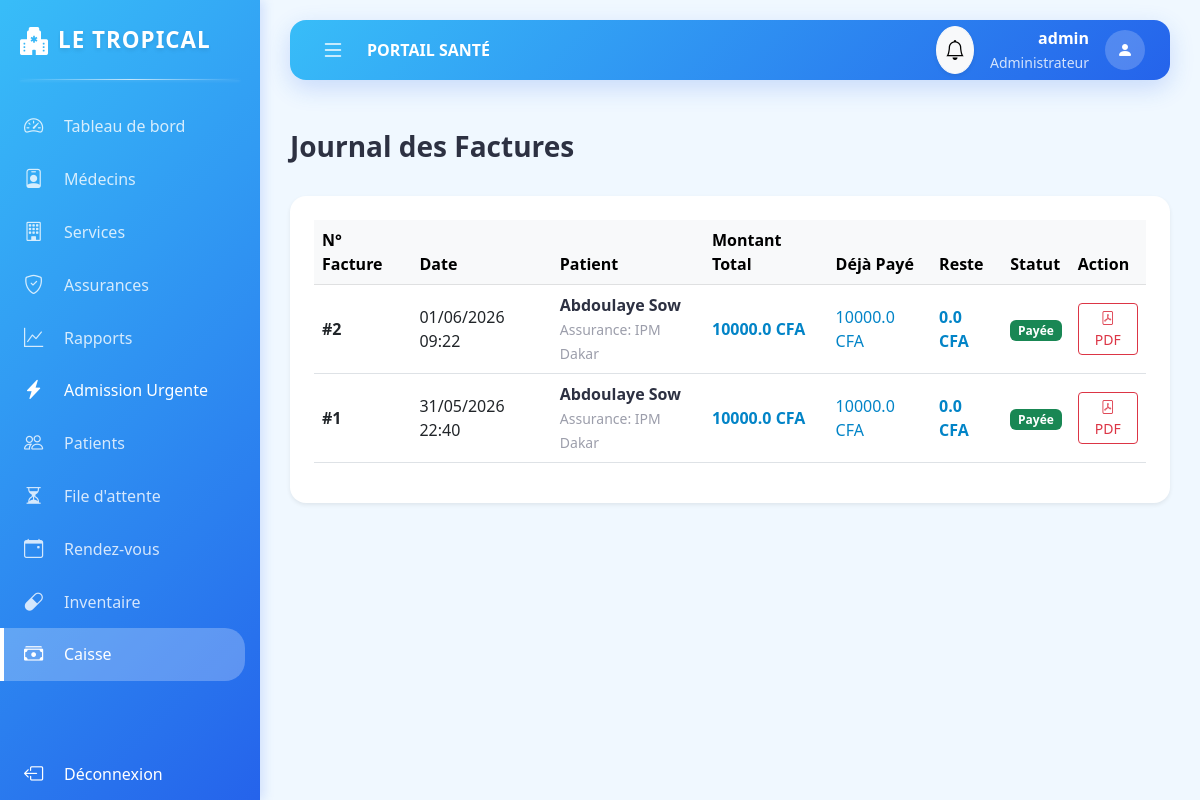
Before: /caisse/factures (signed in) with the older database file.
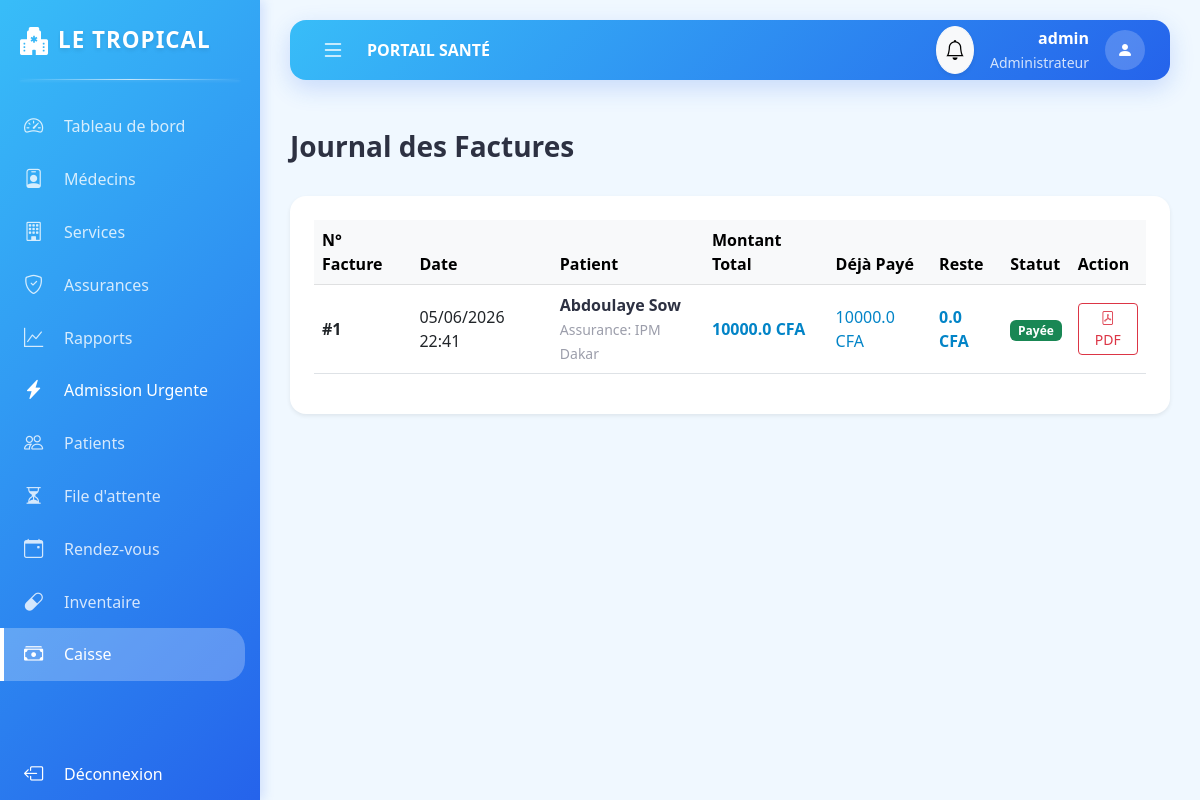
After: the same page with the newer database file.
### app/models.py (models this page shows)
class Facture(db.Model):
    id = db.Column(db.Integer, primary_key=True)
    consultation_id = db.Column(db.Integer, db.ForeignKey('consultation.id'), nullable=False)
    date_facture = db.Column(db.DateTime, default=datetime.utcnow)
    montant_total = db.Column(db.Float, nullable=False)
    montant_paye = db.Column(db.Float, default=0.0)
    statut = db.Column(db.String(20), default='En attente') # Payée, Partielle, En attente

class Patient(db.Model):
    id = db.Column(db.Integer, primary_key=True)
    nom = db.Column(db.String(50), nullable=False)
    prenom = db.Column(db.String(50), nullable=False)
    date_naissance = db.Column(db.Date, nullable=False)
    sexe = db.Column(db.String(10))
    adresse = db.Column(db.String(200))
    telephone = db.Column(db.String(20))
    email = db.Column(db.String(120))
    centre_id = db.Column(db.Integer, db.ForeignKey('centre.id'), nullable=True)
    assurance_id = db.Column(db.Integer, db.ForeignKey('assurance.id'), nullable=True)
    assurance = db.relationship('Assurance', backref='patients')
    dossier = db.relationship('DossierMedical', backref='patient', uselist=False)
    rdvs = db.relationship('RendezVous', backref='patient', lazy=True)
    file_attente = db.relationship('FileAttente', backref='patient', lazy=True)

class Assurance(db.Model):
    id = db.Column(db.Integer, primary_key=True)
    nom_assurance = db.Column(db.String(100), nullable=False)
    taux_pec = db.Column(db.Float) # Taux Prise En Charge
    plafond_annuel = db.Column(db.Float)

### app/routes.py (the view)
@main.route("/caisse/factures")
@login_required
def caisse_factures():
    if current_user.role not in ['Caissier', 'Administrateur']: return redirect(url_for('main.dashboard'))
    return render_template('caisse/factures.html', factures=Facture.query.order_by(Facture.date_facture.desc()).all())

### app/__init__.py (called while the page is built)
def create_app(config_class=Config):
    app = Flask(__name__)
    app.config.from_object(Config)
    db.init_app(app)
    bcrypt.init_app(app)
    login_manager.init_app(app)
    from app.routes import main
    app.register_blueprint(main)
    from app.transfert import transfert_bp
    app.register_blueprint(transfert_bp)
    @app.context_processor
    def inject_now():
        from datetime import datetime
        return {'datetime': datetime}
    return app

### app/models.py (called while the page is built)
@login_manager.user_loader
def load_user(user_id):
    return Utilisateur.query.get(int(user_id))

### app/routes.py (called while the page is built)
@main.app_context_processor
def inject_notifications():
    if current_user.is_authenticated: return dict(unread_notifications=[n for n in current_user.notifications if not n.lu])
    return dict(unread_notifications=[])

### app/templates/caisse/factures.html (shortened to what this page needs)
{% extends "base.html" %}
{% block content %}
<div class="d-flex justify-content-between align-items-center mb-4">
    <h3 class="fw-bold">Journal des Factures</h3>
</div>
<div class="card border-0 shadow-sm p-4">
    <div class="table-responsive">
        <table class="table table-hover align-middle">
            <thead class="table-light">
                <tr>
                    <th>N° Facture</th>
                    <th>Date</th>
                    <th>Patient</th>
                    <th>Montant Total</th>
                    <th>Déjà Payé</th>
                    <th>Reste</th>
                    <th>Statut</th>
                    <th>Action</th>
                </tr>
            </thead>
            <tbody>
                {% for f in factures %}
                {% set reste = f.montant_total - (f.montant_paye or 0) %}
                <tr>
                    <td><strong>#{{ f.id }}</strong></td>
                    <td>{{ f.date_facture.strftime('%d/%m/%Y %H:%M') }}</td>
                    <td>
                        <div class="fw-bold">{{ f.consultation.rdv.patient.prenom }} {{ f.consultation.rdv.patient.nom }}</div>
                        <small class="text-muted">Assurance: {{ f.consultation.rdv.patient.assurance.nom_assurance if f.consultation.rdv.patient.assurance else 'Néant' }}</small>
                    </td>
                    <td class="fw-bold text-primary">{{ f.montant_total }} CFA</td>
                    <td class="text-success">{{ f.montant_paye or 0 }} CFA</td>
                    <td class="fw-bold text-danger">{{ reste }} CFA</td>
                    <td>
                        <span class="badge {{ 'bg-success' if f.statut == 'Payée' else 'bg-warning text-dark' if f.statut == 'Partielle' else 'bg-danger' }}">
                            {{ f.statut }}
                        </span>
                    </td>
                    <td>
                        <div class="d-flex gap-2">
                            <a href="{{ url_for('main.pdf_facture', facture_id=f.id) }}" target="_blank" class="btn btn-sm btn-outline-danger">
                                <i class="bi bi-file-pdf"></i> PDF
                            </a>
                        </div>
                    </td>
                </tr>
                {% else %}
                <tr>
                    <td colspan="8" class="text-center text-muted py-4">Aucune facture enregistrée.</td>
                </tr>
                {% endfor %}
            </tbody>
        </table>
    </div>
</div>
{% endblock %}

Changed rows visible on the page:
removed Facture: id "2", date_facture "01/06/2026 09:22", consultation.rdv.patient.prenom "Abdoulaye", consultation.rdv.patient.nom "Sow", consultation.rdv.patient.assurance "IPM Dakar", montant_total "10000.0", montant_paye "10000.0", reste "0.0", statut "Payée"
changed Facture "Payée": date_facture "31/05/2026 22:40" → "05/06/2026 22:41"
